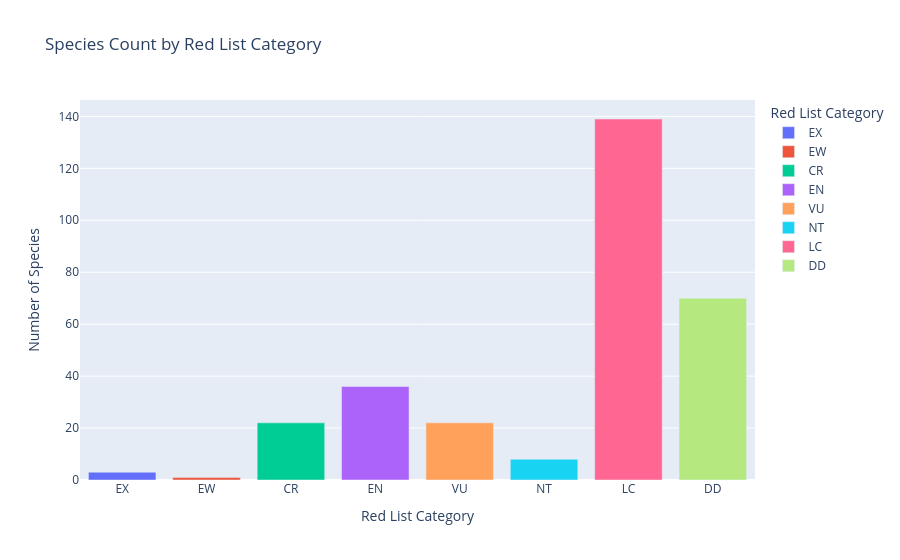

Source (notebook cell):
### Markdown cell above
## 2. Breakdown by Red List category

Categories from most to least threatened:
- **EX** — Extinct
- **EW** — Extinct in the Wild
- **CR** — Critically Endangered
- **EN** — Endangered
- **VU** — Vulnerable
- **NT** — Near Threatened
- **LC** — Least Concern
- **DD** — Data Deficient

### Code cell
category_order = ['EX', 'EW', 'CR', 'EN', 'VU', 'NT', 'LC', 'DD']

category_counts = (
    df_latest['red_list_category_code']
    .value_counts()
    .reindex(category_order, fill_value=0)
    .reset_index()
)
category_counts.columns = ['category', 'count']

fig = px.bar(
    category_counts,
    x='category',
    y='count',
    color='category',
    title='Species Count by Red List Category',
    labels={'count': 'Number of Species', 'category': 'Red List Category'}
)
fig.show()

### Figure 1 — Plotly figure (JSON) as saved in the notebook; plotly's stock layout.template omitted (floating-point values rounded to 4 significant figures)
{"data": [{"hovertemplate": "Red List Category=%{x}<br>Number of Species=%{y}<extra></extra>", "legendgroup": "EX", "marker": {"color": "#636efa", "pattern": {"shape": ""}}, "name": "EX", "orientation": "v", "showlegend": true, "textposition": "auto", "type": "bar", "x": ["EX"], "xaxis": "x", "y": [3], "yaxis": "y"}, {"hovertemplate": "Red List Category=%{x}<br>Number of Species=%{y}<extra></extra>", "legendgroup": "EW", "marker": {"color": "#EF553B", "pattern": {"shape": ""}}, "name": "EW", "orientation": "v", "showlegend": true, "textposition": "auto", "type": "bar", "x": ["EW"], "xaxis": "x", "y": [1], "yaxis": "y"}, {"hovertemplate": "Red List Category=%{x}<br>Number of Species=%{y}<extra></extra>", "legendgroup": "CR", "marker": {"color": "#00cc96", "pattern": {"shape": ""}}, "name": "CR", "orientation": "v", "showlegend": true, "textposition": "auto", "type": "bar", "x": ["CR"], "xaxis": "x", "y": [22], "yaxis": "y"}, {"hovertemplate": "Red List Category=%{x}<br>Number of Species=%{y}<extra></extra>", "legendgroup": "EN", "marker": {"color": "#ab63fa", "pattern": {"shape": ""}}, "name": "EN", "orientation": "v", "showlegend": true, "textposition": "auto", "type": "bar", "x": ["EN"], "xaxis": "x", "y": [36], "yaxis": "y"}, {"hovertemplate": "Red List Category=%{x}<br>Number of Species=%{y}<extra></extra>", "legendgroup": "VU", "marker": {"color": "#FFA15A", "pattern": {"shape": ""}}, "name": "VU", "orientation": "v", "showlegend": true, "textposition": "auto", "type": "bar", "x": ["VU"], "xaxis": "x", "y": [22], "yaxis": "y"}, {"hovertemplate": "Red List Category=%{x}<br>Number of Species=%{y}<extra></extra>", "legendgroup": "NT", "marker": {"color": "#19d3f3", "pattern": {"shape": ""}}, "name": "NT", "orientation": "v", "showlegend": true, "textposition": "auto", "type": "bar", "x": ["NT"], "xaxis": "x", "y": [8], "yaxis": "y"}, {"hovertemplate": "Red List Category=%{x}<br>Number of Species=%{y}<extra></extra>", "legendgroup": "LC", "marker": {"color": "#FF6692", "pattern": {"shape": ""}}, "name": "LC", "orientation": "v", "showlegend": true, "textposition": "auto", "type": "bar", "x": ["LC"], "xaxis": "x", "y": [139], "yaxis": "y"}, {"hovertemplate": "Red List Category=%{x}<br>Number of Species=%{y}<extra></extra>", "legendgroup": "DD", "marker": {"color": "#B6E880", "pattern": {"shape": ""}}, "name": "DD", "orientation": "v", "showlegend": true, "textposition": "auto", "type": "bar", "x": ["DD"], "xaxis": "x", "y": [70], "yaxis": "y"}], "layout": {"barmode": "relative", "legend": {"title": {"text": "Red List Category"}, "tracegroupgap": 0}, "title": {"text": "Species Count by Red List Category"}, "xaxis": {"anchor": "y", "categoryarray": ["EX", "EW", "CR", "EN", "VU", "NT", "LC", "DD"], "categoryorder": "array", "domain": [0, 1], "title": {"text": "Red List Category"}}, "yaxis": {"anchor": "x", "domain": [0, 1], "title": {"text": "Number of Species"}}}}
